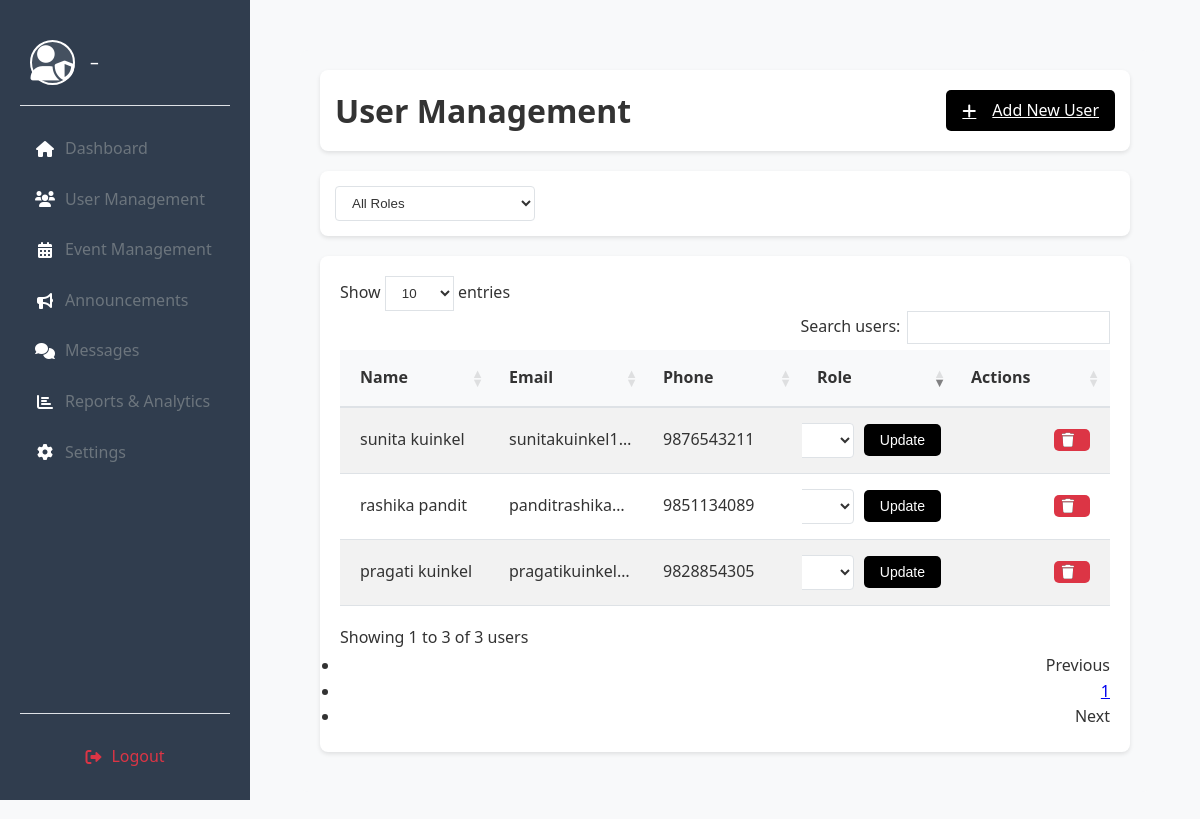
The page /admin/users.php (signed in) on the database its author committed.
### tables this page shows
CREATE TABLE `users` (
  `id` int(11) NOT NULL,
  `full_name` varchar(100) NOT NULL,
  `email` varchar(100) NOT NULL,
  `phone` varchar(15) NOT NULL,
  `password` varchar(255) NOT NULL,
  `role` enum('admin','super_user','user') NOT NULL,
  `created_at` timestamp NOT NULL DEFAULT current_timestamp()
);

### admin/users.php (the view, shortened to what this page needs)
<?php
require_once '../includes/dbconnection.php';
$errors = [];
$users = [];
$current_page = isset($_GET['page']) ? (int)$_GET['page'] : 1;
$per_page = 10;
$query = "SELECT * FROM users WHERE 1=1";
$params = [];
$offset = ($current_page - 1) * $per_page;
$query .= " ORDER BY created_at DESC LIMIT " . (int)$per_page . " OFFSET " . (int)$offset;
try {
    $stmt = $dbh->prepare($query);
    $stmt->execute($params);
    $users = $stmt->fetchAll(PDO::FETCH_ASSOC);
} catch (PDOException $e) {
    error_log("Error fetching users: " . $e->getMessage());
    $errors[] = "Error fetching users from database";
}
?>
<!DOCTYPE html>
<html lang="en">
<head>
    <link rel="stylesheet" href="../assets/css/admin.css">
    <link rel="stylesheet" href="https://cdnjs.cloudflare.com/ajax/libs/font-awesome/6.0.0/css/all.min.css">
    <link rel="stylesheet" href="https://cdn.datatables.net/1.11.5/css/dataTables.bootstrap5.min.css">
</head>
<body class="light-mode">
    <div class="sidebar">
        <?php include 'includes/sidebar.php'; ?>
    </div>
    <div class="main-content">
        <div class="content-wrapper">
            <div class="content-header">
                <h1>User Management</h1>
                <a href="add_user.php" class="btn btn-primary">
                    <i class="fas fa-plus"></i> Add New User
                </a>
            </div>
            <div class="filters">
                <select id="roleFilter" class="form-select">
                    <option value="">All Roles</option>
                </select>
            </div>
            <div class="table-responsive">
                <table id="usersTable" class="table table-striped">
                    <thead>
                        <tr>
                            <th>Name</th>
                            <th>Email</th>
                            <th>Phone</th>
                            <th>Role</th>
                            <th>Actions</th>
                        </tr>
                    </thead>
                    <tbody>
                        <?php if (!empty($users)): ?>
                            <?php foreach ($users as $user): ?>
                            <tr>
                                <td><?php echo htmlspecialchars($user['full_name'] ?? ''); ?></td>
                                <td><?php echo htmlspecialchars($user['email'] ?? ''); ?></td>
                                <td><?php echo htmlspecialchars($user['phone'] ?? ''); ?></td>
                                <td>
                                    <form method="POST" class="role-form">
                                        <select name="role" class="form-select">
                                            <option value="admin" <?php echo (isset($user['role']) && $user['role'] === 'admin') ? 'selected' : ''; ?>>Admin</option>
                                            <option value="super_user" <?php echo (isset($user['role']) && $user['role'] === 'super_user') ? 'selected' : ''; ?>>Super User</option>
                                            <option value="user" <?php echo (isset($user['role']) && $user['role'] === 'user') ? 'selected' : ''; ?>>User</option>
                                        </select>
                                        <button type="submit" class="btn btn-sm btn-primary">Update</button>
                                    </form>
                                </td>
                                <td>
                                    <div class="action-buttons">
                                        <button class="btn btn-sm btn-danger delete-user" data-id="<?php echo htmlspecialchars($user['id'] ?? ''); ?>">
                                            <i class="fas fa-trash"></i>
                                        </button>
                                    </div>
                                </td>
                            </tr>
                            <?php endforeach; ?>
                        <?php else: ?>
                            <tr>
                                <td colspan="5" class="text-center">No users found</td>
                            </tr>
                        <?php endif; ?>
                    </tbody>
                </table>
            </div>
        </div>
    </div>
</body>
</html>

### admin/includes/sidebar.php
<div class="sidebar-header">
    <div class="admin-profile">
        <div class="profile-icon">
            <i class="fas fa-user-shield"></i>
        </div>
        <div class="admin-name">
            <?php
            echo "–";
            ?>
        </div>
    </div>
</div>
<nav class="sidebar-nav">
    <ul>
        <li>
            <a href="dashboard.php">
                <i class="fas fa-home"></i>
                <span>Dashboard</span>
            </a>
        </li>
        <li>
            <a href="users.php">
                <i class="fas fa-users"></i>
                <span>User Management</span>
            </a>
        </li>
        <li>
            <a href="events.php">
                <i class="fas fa-calendar-alt"></i>
                <span>Event Management</span>
            </a>
        </li>
        <li>
            <a href="announcements.php">
                <i class="fas fa-bullhorn"></i>
                <span>Announcements</span>
            </a>
        </li>
        <li>
            <a href="messages.php">
                <i class="fas fa-comments"></i>
                <span>Messages</span>
            </a>
        </li>
        <li>
            <a href="reports.php">
                <i class="fas fa-chart-bar"></i>
                <span>Reports & Analytics</span>
            </a>
        </li>
        <li>
            <a href="settings.php">
                <i class="fas fa-cog"></i>
                <span>Settings</span>
            </a>
        </li>
    </ul>
</nav>
<div class="sidebar-footer">
    <a href="../logout.php" class="logout-btn">
        <i class="fas fa-sign-out-alt"></i>
        <span>Logout</span>
    </a>
</div>

### rows shown on the page
users: full_name "sunita kuinkel", email "sunitakuinkel1…", phone "9876543211", role "User"
users: full_name "rashika pandit", email "panditrashika…", phone "9851134089", role "Super User"
users: full_name "pragati kuinkel", email "pragatikuinkel…", phone "9828854305", role "Admin"
